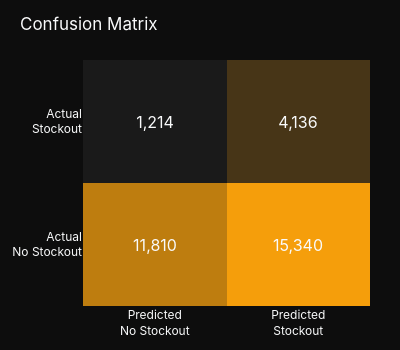

Here is the notebook cell this chart was saved with:
### Code cell
# Confusion matrix
if 'confusion_matrix' in ensemble:
    fig_cm = create_confusion_matrix_chart(ensemble['confusion_matrix'])
    fig_cm.show()

### Figure 1 — Plotly figure (JSON) as saved in the notebook; plotly's stock layout.template omitted (floating-point values rounded to 4 significant figures)
{"data": [{"colorscale": [[0, "#1A1A1A"], [1, "#F59E0B"]], "showscale": false, "textfont": {"color": "#F9FAFB", "size": 16}, "texttemplate": "%{z:,}", "type": "heatmap", "x": ["Predicted<br>No Stockout", "Predicted<br>Stockout"], "y": ["Actual<br>No Stockout", "Actual<br>Stockout"], "z": [[11810, 15340], [1214, 4136]]}], "layout": {"font": {"color": "#F9FAFB", "family": "Inter, sans-serif"}, "height": 350, "legend": {"bgcolor": "rgba(0,0,0,0.5)", "bordercolor": "#333", "font": {"color": "#F9FAFB"}}, "margin": {"b": 40, "l": 60, "r": 30, "t": 60}, "paper_bgcolor": "#0D0D0D", "plot_bgcolor": "#0D0D0D", "title": {"text": "Confusion Matrix"}, "width": 400, "xaxis": {"gridcolor": "#222222", "zerolinecolor": "#333333"}, "yaxis": {"gridcolor": "#222222", "zerolinecolor": "#333333"}}}
